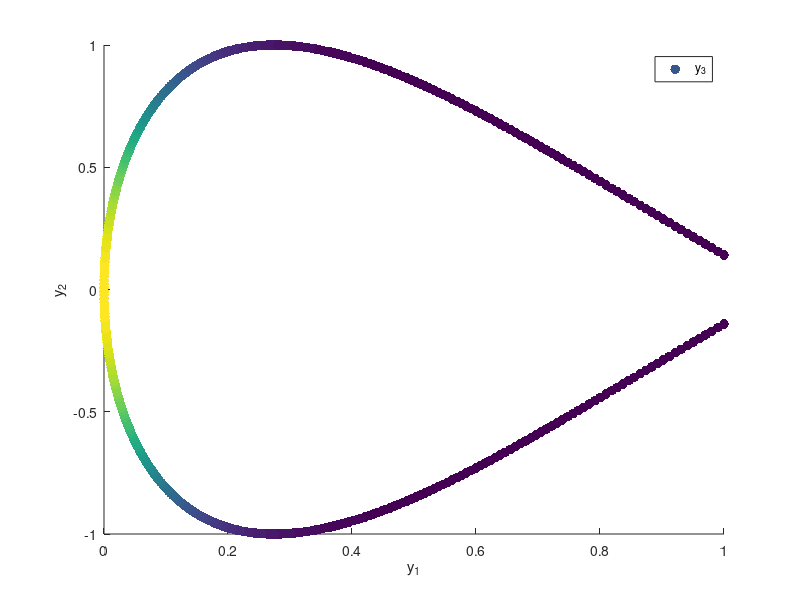

Recreate this plot in MATLAB.
%%
%     COURSE: Master MATLAB through guided problem-solving
%    SECTION: 2D plotting
%      VIDEO: Multidimensional data with colored scatter
% Instructor: mikexcohen.com
%
%%

% number of data points
n = 400;

% create a 3D dataset
x = linspace(-1, 1, n);
dim1 = x.^2;% x
dim2 = sin(3*x)% sin(3x)
dim3 = exp(-10*x.^2)% e^-10x^2

% combine data and add some noise (bonus)
y = [ dim1 ; dim2 ; dim3 ]; %+ randn(1,n)/10 to dim3 for noise

figure(1), clf
scatter(y(1,:), y(2,:), 50,y(3,:), 'filled')

% dimension labels
xlabel('y_1'), ylabel('y_2'), legend('y_3')

%%
